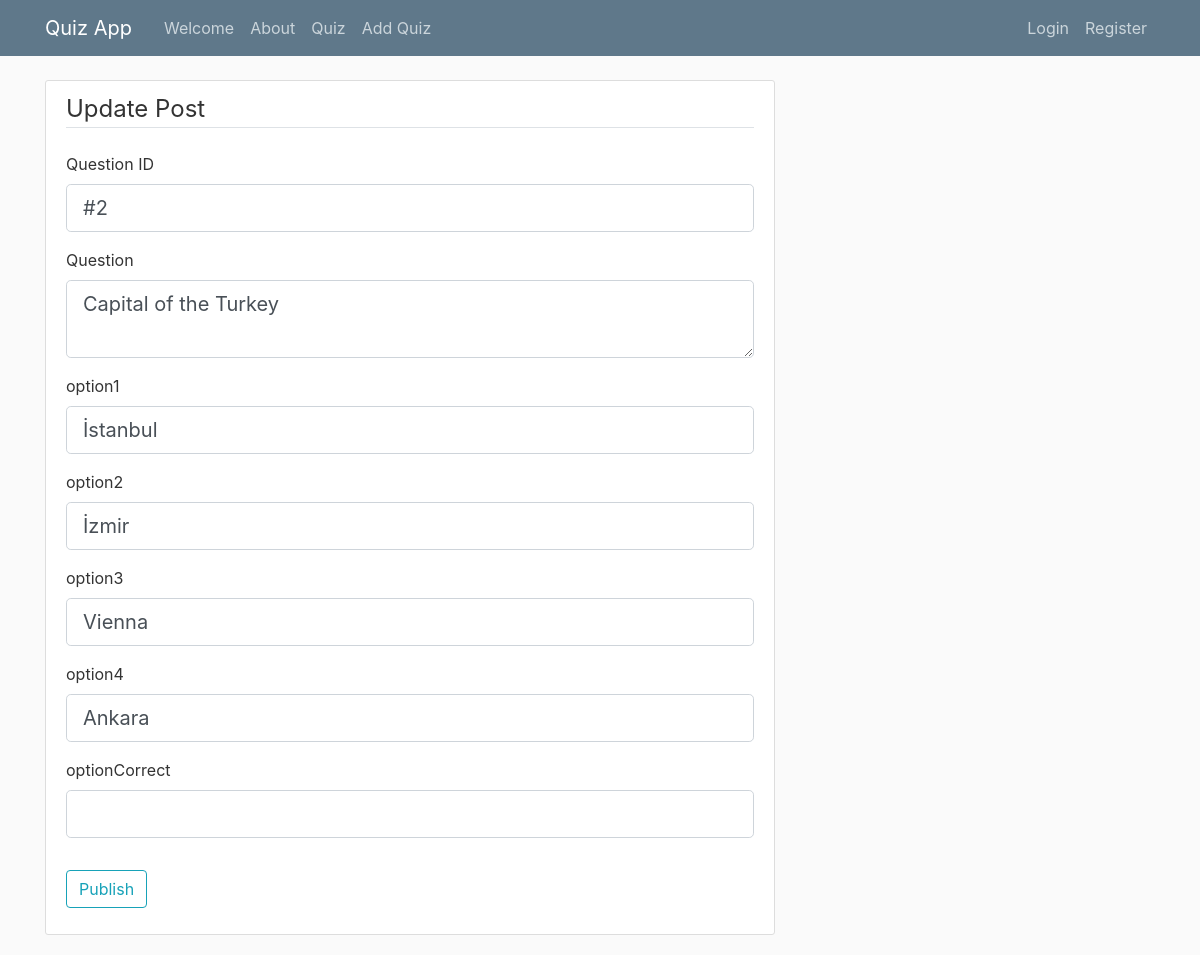
The page /quiz/2/update on the database its author committed.
### app.py (models this page shows, shortened)
class Post(db.Model):
    id = db.Column(db.Integer, primary_key=True)
    title = db.Column(db.String(100), nullable=False)
    date_posted = db.Column(db.DateTime, nullable=False, default=datetime.utcnow)
    content = db.Column(db.Text, nullable=False)
    option1 = db.Column(db.String(300), nullable=False)
    option2 = db.Column(db.String(300), nullable=False)
    option3 = db.Column(db.String(300), nullable=False)
    option4 = db.Column(db.String(300), nullable=False)
    optionCorrect = db.Column(db.String(300), nullable=False)
    choiceAn = db.relationship('ChoiceAn', passive_deletes=True)

### app.py (the view)
@app.route('/quiz/<int:post_id>/update', methods=['GET', 'POST'])
def update_quiz(post_id):
    quizzes = Post.query.get_or_404(post_id)
    form = QuForm()
    if form.validate_on_submit():
        quizzes.title = form.title.data
        quizzes.content = form.content.data
        quizzes.option1 = form.option1.data
        quizzes.option2 = form.option2.data
        quizzes.option3 = form.option3.data
        quizzes.option4 = form.option4.data
        db.session.commit()
        flash('Quiz has been updated!', 'success')
        return redirect(url_for('quiz'))
    elif request.method == 'GET':
        form.title.data = quizzes.title
        form.content.data = quizzes.content
        form.option1.data = quizzes.option1
        form.option2.data = quizzes.option2
        form.option3.data = quizzes.option3
        form.option4.data = quizzes.option4
    return render_template('qu.html', title='Update Qu',
                           form=form, legend='Update Post')

### forms.py
class QuForm(FlaskForm):
    title = StringField('Question ID',
                        validators=[DataRequired()])
    content = TextAreaField('Question',
                            validators=[DataRequired()])
    option1 = StringField('option1',
                          validators=[DataRequired()])
    option2 = StringField('option2',
                          validators=[DataRequired()])
    option3 = StringField('option3',
                          validators=[DataRequired()])
    option4 = StringField('option4',
                          validators=[DataRequired()])
    optionCorrect = StringField('optionCorrect',
                                validators=[DataRequired()])
    submit = SubmitField('Publish')

### templates/qu.html (shortened to what this page needs)
{% extends "layout.html" %}
{% block content %}
 <div class="quiz_content-section">
        <form method="POST" action="">
            <fieldset class="form-group">
                <legend class="border-bottom mb-4"> {{ legend}} </legend>
                <div class ="form-group">
                    {{ form.title.label(class= "form-control-label") }}
                    {{ form.title(class= "form-control form-control-lg") }}
                </div>
                <div class ="form-group">
                    {{ form.content.label(class= "form-control-label") }}
                    {{ form.content(class= "form-control form-control-lg") }}
                </div>
                <div class ="form-group">
                    {{ form.option1.label(class= "form-control-label") }}
                    {{ form.option1(class= "form-control form-control-lg") }}
                </div>
                <div class ="form-group">
                    {{ form.option2.label(class= "form-control-label") }}
                    {{ form.option2(class= "form-control form-control-lg") }}
                </div>
                <div class ="form-group">
                    {{ form.option3.label(class= "form-control-label") }}
                    {{ form.option3(class= "form-control form-control-lg") }}
                </div>
                <div class ="form-group">
                    {{ form.option4.label(class= "form-control-label") }}
                    {{ form.option4(class= "form-control form-control-lg") }}
                </div>
                <div class ="form-group">
                    {{ form.optionCorrect.label(class= "form-control-label") }}
                    {{ form.optionCorrect(class= "form-control form-control-lg") }}
                </div>
            </fieldset>
            <div class ="form-group">
                    {{ form.submit(class = "btn btn-outline-info")}}
            </div>
        </form>
    </div>
{% endblock content %}

### static/main.css (style rules this page uses)
body { background: #fafafa; color: #333333; margin-top: 5rem; }
.quiz_content-section { background: #ffffff; padding: 10px 20px; border: 1px solid #dddddd; border-radius: 3px; margin-bottom: 20px; }

### rows shown on the page
Post: title "#2", content "Capital of the Turkey", option1 "İstanbul", option2 "İzmir", option3 "Vienna", option4.label "option4", option4 "Ankara"

### other values the page prints
{{ legend }} "Update Post"
